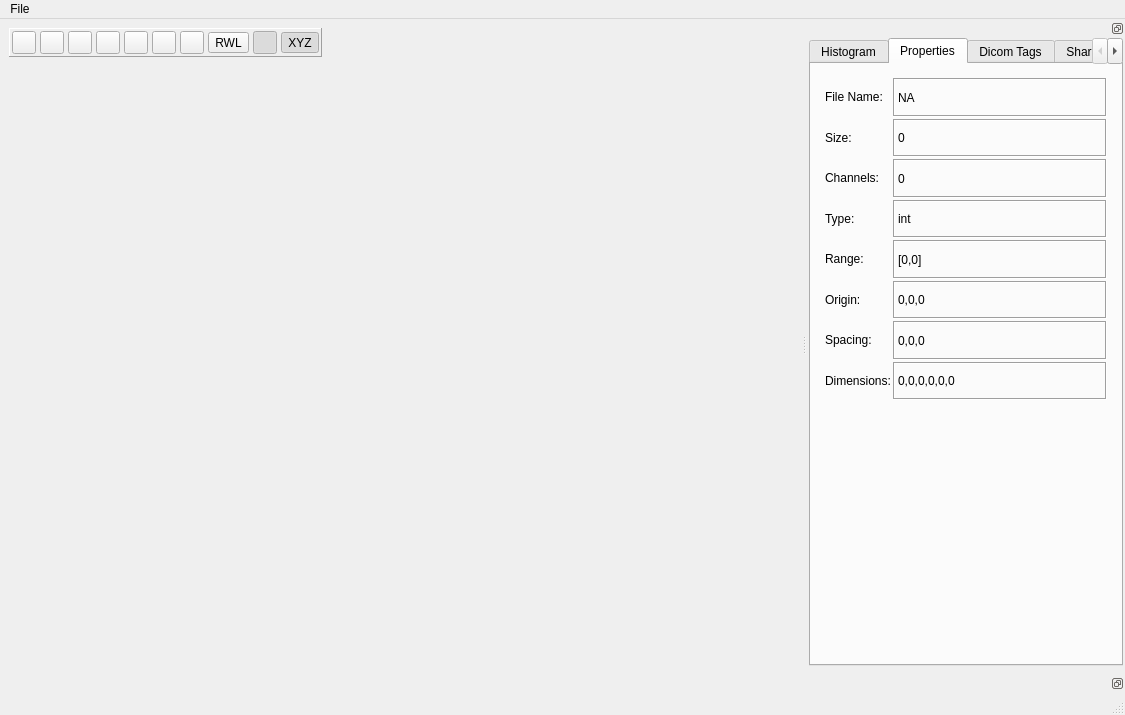
<?xml version="1.0" encoding="UTF-8"?>
<ui version="4.0">
 <class>QMainBirchWindow</class>
 <widget class="QMainWindow" name="QMainBirchWindow">
  <property name="geometry">
   <rect>
    <x>0</x>
    <y>0</y>
    <width>1125</width>
    <height>715</height>
   </rect>
  </property>
  <property name="minimumSize">
   <size>
    <width>0</width>
    <height>715</height>
   </size>
  </property>
  <property name="windowTitle">
   <string>Birch Image Viewer</string>
  </property>
  <widget class="QWidget" name="centralwidget">
   <property name="sizePolicy">
    <sizepolicy hsizetype="Expanding" vsizetype="Expanding">
     <horstretch>0</horstretch>
     <verstretch>0</verstretch>
    </sizepolicy>
   </property>
   <layout class="QVBoxLayout" name="verticalLayout">
    <item>
     <widget class="QFrame" name="imageToolFrame">
      <property name="sizePolicy">
       <sizepolicy hsizetype="Maximum" vsizetype="Maximum">
        <horstretch>0</horstretch>
        <verstretch>0</verstretch>
       </sizepolicy>
      </property>
      <property name="frameShape">
       <enum>QFrame::Panel</enum>
      </property>
      <property name="frameShadow">
       <enum>QFrame::Raised</enum>
      </property>
      <layout class="QHBoxLayout" name="horizontalLayout_2">
       <property name="spacing">
        <number>4</number>
       </property>
       <property name="sizeConstraint">
        <enum>QLayout::SetMinAndMaxSize</enum>
       </property>
       <property name="margin">
        <number>2</number>
       </property>
       <item>
        <widget class="QToolButton" name="viewXToolButton">
         <property name="text">
          <string/>
         </property>
         <property name="icon">
          <iconset resource="widgets/Resources/vtkBirchQWidgets.qrc">
           <normaloff>:/Icons/yz_plane.png</normaloff>:/Icons/yz_plane.png</iconset>
         </property>
         <property name="autoRepeat">
          <bool>false</bool>
         </property>
        </widget>
       </item>
       <item>
        <widget class="QToolButton" name="viewYToolButton">
         <property name="text">
          <string/>
         </property>
         <property name="icon">
          <iconset resource="widgets/Resources/vtkBirchQWidgets.qrc">
           <normaloff>:/Icons/xz_plane.png</normaloff>:/Icons/xz_plane.png</iconset>
         </property>
        </widget>
       </item>
       <item>
        <widget class="QToolButton" name="viewZToolButton">
         <property name="text">
          <string/>
         </property>
         <property name="icon">
          <iconset resource="widgets/Resources/vtkBirchQWidgets.qrc">
           <normaloff>:/Icons/xy_plane.png</normaloff>:/Icons/xy_plane.png</iconset>
         </property>
        </widget>
       </item>
       <item>
        <widget class="QToolButton" name="flipVToolButton">
         <property name="text">
          <string/>
         </property>
         <property name="icon">
          <iconset resource="widgets/Resources/vtkBirchQWidgets.qrc">
           <normaloff>:/Icons/flipVicon2.png</normaloff>:/Icons/flipVicon2.png</iconset>
         </property>
        </widget>
       </item>
       <item>
        <widget class="QToolButton" name="flipHToolButton">
         <property name="sizePolicy">
          <sizepolicy hsizetype="Fixed" vsizetype="Fixed">
           <horstretch>0</horstretch>
           <verstretch>0</verstretch>
          </sizepolicy>
         </property>
         <property name="text">
          <string/>
         </property>
         <property name="icon">
          <iconset resource="widgets/Resources/vtkBirchQWidgets.qrc">
           <normaloff>:/Icons/flipHicon2.png</normaloff>:/Icons/flipHicon2.png</iconset>
         </property>
        </widget>
       </item>
       <item>
        <widget class="QToolButton" name="spinCWToolButton">
         <property name="text">
          <string/>
         </property>
         <property name="icon">
          <iconset resource="widgets/Resources/vtkBirchQWidgets.qrc">
           <normaloff>:/Icons/cwicon.png</normaloff>:/Icons/cwicon.png</iconset>
         </property>
        </widget>
       </item>
       <item>
        <widget class="QToolButton" name="spinCCWToolButton">
         <property name="text">
          <string/>
         </property>
         <property name="icon">
          <iconset resource="widgets/Resources/vtkBirchQWidgets.qrc">
           <normaloff>:/Icons/ccwicon.png</normaloff>:/Icons/ccwicon.png</iconset>
         </property>
        </widget>
       </item>
       <item>
        <widget class="QToolButton" name="invertWLToolButton">
         <property name="text">
          <string>RWL</string>
         </property>
         <property name="icon">
          <iconset resource="widgets/Resources/vtkBirchQWidgets.qrc">
           <normaloff>:/Icons/invert2.png</normaloff>:/Icons/invert2.png</iconset>
         </property>
        </widget>
       </item>
       <item>
        <widget class="QToolButton" name="interpolateToggleToolButton">
         <property name="text">
          <string/>
         </property>
         <property name="icon">
          <iconset resource="widgets/Resources/vtkBirchQWidgets.qrc">
           <normaloff>:/Icons/linear_interpolation_on.png</normaloff>:/Icons/linear_interpolation_on.png</iconset>
         </property>
         <property name="checkable">
          <bool>true</bool>
         </property>
         <property name="checked">
          <bool>true</bool>
         </property>
        </widget>
       </item>
       <item>
        <widget class="QToolButton" name="axesToggleToolButton">
         <property name="text">
          <string>XYZ</string>
         </property>
         <property name="checkable">
          <bool>true</bool>
         </property>
         <property name="checked">
          <bool>true</bool>
         </property>
        </widget>
       </item>
      </layout>
     </widget>
    </item>
    <item>
     <widget class="QVTKWidget" name="imageView">
      <property name="sizePolicy">
       <sizepolicy hsizetype="Expanding" vsizetype="Expanding">
        <horstretch>0</horstretch>
        <verstretch>0</verstretch>
       </sizepolicy>
      </property>
     </widget>
    </item>
   </layout>
  </widget>
  <widget class="QDockWidget" name="playerDockWidget">
   <property name="sizePolicy">
    <sizepolicy hsizetype="Preferred" vsizetype="Fixed">
     <horstretch>0</horstretch>
     <verstretch>0</verstretch>
    </sizepolicy>
   </property>
   <property name="features">
    <set>QDockWidget::DockWidgetFloatable</set>
   </property>
   <property name="allowedAreas">
    <set>Qt::BottomDockWidgetArea</set>
   </property>
   <attribute name="dockWidgetArea">
    <number>8</number>
   </attribute>
   <widget class="QWidget" name="playerDockWidgetContents">
    <property name="sizePolicy">
     <sizepolicy hsizetype="Preferred" vsizetype="Fixed">
      <horstretch>0</horstretch>
      <verstretch>0</verstretch>
     </sizepolicy>
    </property>
    <layout class="QVBoxLayout" name="verticalLayout_4">
     <property name="spacing">
      <number>0</number>
     </property>
     <property name="margin">
      <number>0</number>
     </property>
     <item>
      <widget class="vtkBirchQFramePlayerWidget" name="framePlayerWidget" native="true">
       <property name="sizePolicy">
        <sizepolicy hsizetype="Preferred" vsizetype="Fixed">
         <horstretch>0</horstretch>
         <verstretch>0</verstretch>
        </sizepolicy>
       </property>
      </widget>
     </item>
    </layout>
   </widget>
  </widget>
  <widget class="QMenuBar" name="menubar">
   <property name="enabled">
    <bool>true</bool>
   </property>
   <property name="geometry">
    <rect>
     <x>0</x>
     <y>0</y>
     <width>1125</width>
     <height>25</height>
    </rect>
   </property>
   <property name="mouseTracking">
    <bool>true</bool>
   </property>
   <property name="acceptDrops">
    <bool>false</bool>
   </property>
   <widget class="QMenu" name="menuFile">
    <property name="title">
     <string>File</string>
    </property>
    <addaction name="actionOpen"/>
    <addaction name="actionExit"/>
    <addaction name="actionSave"/>
   </widget>
   <addaction name="menuFile"/>
  </widget>
  <widget class="QStatusBar" name="statusbar"/>
  <widget class="QDockWidget" name="imagePropertiesDockWidget">
   <property name="minimumSize">
    <size>
     <width>318</width>
     <height>515</height>
    </size>
   </property>
   <property name="features">
    <set>QDockWidget::DockWidgetFloatable|QDockWidget::DockWidgetMovable</set>
   </property>
   <property name="allowedAreas">
    <set>Qt::LeftDockWidgetArea|Qt::RightDockWidgetArea</set>
   </property>
   <attribute name="dockWidgetArea">
    <number>2</number>
   </attribute>
   <widget class="QWidget" name="imagePropertiesDockWidgetContents">
    <layout class="QVBoxLayout" name="verticalLayout_2">
     <property name="leftMargin">
      <number>2</number>
     </property>
     <property name="topMargin">
      <number>0</number>
     </property>
     <property name="rightMargin">
      <number>2</number>
     </property>
     <property name="bottomMargin">
      <number>2</number>
     </property>
     <item>
      <widget class="QTabWidget" name="tabWidget">
       <property name="sizePolicy">
        <sizepolicy hsizetype="Preferred" vsizetype="MinimumExpanding">
         <horstretch>0</horstretch>
         <verstretch>0</verstretch>
        </sizepolicy>
       </property>
       <property name="autoFillBackground">
        <bool>true</bool>
       </property>
       <property name="currentIndex">
        <number>1</number>
       </property>
       <property name="elideMode">
        <enum>Qt::ElideNone</enum>
       </property>
       <property name="tabsClosable">
        <bool>false</bool>
       </property>
       <property name="movable">
        <bool>true</bool>
       </property>
       <widget class="QWidget" name="histogramTab">
        <attribute name="title">
         <string>Histogram</string>
        </attribute>
        <layout class="QGridLayout" name="gridLayout">
         <item row="0" column="0">
          <widget class="QVTKWidget" name="imageHistogramView"/>
         </item>
        </layout>
       </widget>
       <widget class="QWidget" name="propertiesTab">
        <property name="sizePolicy">
         <sizepolicy hsizetype="Preferred" vsizetype="Minimum">
          <horstretch>0</horstretch>
          <verstretch>0</verstretch>
         </sizepolicy>
        </property>
        <property name="minimumSize">
         <size>
          <width>0</width>
          <height>0</height>
         </size>
        </property>
        <property name="maximumSize">
         <size>
          <width>16777215</width>
          <height>350</height>
         </size>
        </property>
        <attribute name="title">
         <string>Properties</string>
        </attribute>
        <layout class="QGridLayout" name="gridLayout_2">
         <item row="0" column="0">
          <layout class="QGridLayout" name="gridLayoutImageProperties">
           <property name="sizeConstraint">
            <enum>QLayout::SetMaximumSize</enum>
           </property>
           <property name="margin">
            <number>5</number>
           </property>
           <property name="spacing">
            <number>2</number>
           </property>
           <item row="3" column="0">
            <widget class="QLabel" name="labelImageScalarType">
             <property name="sizePolicy">
              <sizepolicy hsizetype="Maximum" vsizetype="Maximum">
               <horstretch>0</horstretch>
               <verstretch>0</verstretch>
              </sizepolicy>
             </property>
             <property name="frameShape">
              <enum>QFrame::NoFrame</enum>
             </property>
             <property name="frameShadow">
              <enum>QFrame::Sunken</enum>
             </property>
             <property name="text">
              <string>Type:</string>
             </property>
             <property name="textFormat">
              <enum>Qt::PlainText</enum>
             </property>
             <property name="margin">
              <number>0</number>
             </property>
             <property name="textInteractionFlags">
              <set>Qt::NoTextInteraction</set>
             </property>
            </widget>
           </item>
           <item row="2" column="1">
            <widget class="QLabel" name="labelImageChannelsValue">
             <property name="sizePolicy">
              <sizepolicy hsizetype="Expanding" vsizetype="MinimumExpanding">
               <horstretch>0</horstretch>
               <verstretch>0</verstretch>
              </sizepolicy>
             </property>
             <property name="frameShape">
              <enum>QFrame::Box</enum>
             </property>
             <property name="frameShadow">
              <enum>QFrame::Sunken</enum>
             </property>
             <property name="text">
              <string>0</string>
             </property>
             <property name="textFormat">
              <enum>Qt::PlainText</enum>
             </property>
             <property name="margin">
              <number>0</number>
             </property>
            </widget>
           </item>
           <item row="2" column="0">
            <widget class="QLabel" name="labelImageChannels">
             <property name="sizePolicy">
              <sizepolicy hsizetype="Maximum" vsizetype="Maximum">
               <horstretch>0</horstretch>
               <verstretch>0</verstretch>
              </sizepolicy>
             </property>
             <property name="frameShape">
              <enum>QFrame::NoFrame</enum>
             </property>
             <property name="frameShadow">
              <enum>QFrame::Sunken</enum>
             </property>
             <property name="text">
              <string>Channels:</string>
             </property>
             <property name="textFormat">
              <enum>Qt::PlainText</enum>
             </property>
             <property name="margin">
              <number>0</number>
             </property>
             <property name="textInteractionFlags">
              <set>Qt::NoTextInteraction</set>
             </property>
            </widget>
           </item>
           <item row="6" column="1">
            <widget class="QLabel" name="labelImageSpacingValue">
             <property name="sizePolicy">
              <sizepolicy hsizetype="Expanding" vsizetype="MinimumExpanding">
               <horstretch>0</horstretch>
               <verstretch>0</verstretch>
              </sizepolicy>
             </property>
             <property name="frameShape">
              <enum>QFrame::Box</enum>
             </property>
             <property name="frameShadow">
              <enum>QFrame::Sunken</enum>
             </property>
             <property name="text">
              <string>0,0,0</string>
             </property>
             <property name="textFormat">
              <enum>Qt::PlainText</enum>
             </property>
             <property name="margin">
              <number>0</number>
             </property>
            </widget>
           </item>
           <item row="7" column="1">
            <widget class="QLabel" name="labelImageDimensionsValue">
             <property name="sizePolicy">
              <sizepolicy hsizetype="Expanding" vsizetype="MinimumExpanding">
               <horstretch>0</horstretch>
               <verstretch>0</verstretch>
              </sizepolicy>
             </property>
             <property name="frameShape">
              <enum>QFrame::Box</enum>
             </property>
             <property name="frameShadow">
              <enum>QFrame::Sunken</enum>
             </property>
             <property name="text">
              <string>0,0,0,0,0,0</string>
             </property>
             <property name="textFormat">
              <enum>Qt::PlainText</enum>
             </property>
             <property name="margin">
              <number>0</number>
             </property>
            </widget>
           </item>
           <item row="5" column="0">
            <widget class="QLabel" name="labelImageOrigin">
             <property name="sizePolicy">
              <sizepolicy hsizetype="Maximum" vsizetype="Maximum">
               <horstretch>0</horstretch>
               <verstretch>0</verstretch>
              </sizepolicy>
             </property>
             <property name="frameShape">
              <enum>QFrame::NoFrame</enum>
             </property>
             <property name="frameShadow">
              <enum>QFrame::Sunken</enum>
             </property>
             <property name="text">
              <string>Origin:</string>
             </property>
             <property name="textFormat">
              <enum>Qt::PlainText</enum>
             </property>
             <property name="margin">
              <number>0</number>
             </property>
             <property name="textInteractionFlags">
              <set>Qt::NoTextInteraction</set>
             </property>
            </widget>
           </item>
           <item row="5" column="1">
            <widget class="QLabel" name="labelImageOriginValue">
             <property name="sizePolicy">
              <sizepolicy hsizetype="Expanding" vsizetype="MinimumExpanding">
               <horstretch>0</horstretch>
               <verstretch>0</verstretch>
              </sizepolicy>
             </property>
             <property name="frameShape">
              <enum>QFrame::Box</enum>
             </property>
             <property name="frameShadow">
              <enum>QFrame::Sunken</enum>
             </property>
             <property name="text">
              <string>0,0,0</string>
             </property>
             <property name="textFormat">
              <enum>Qt::PlainText</enum>
             </property>
             <property name="margin">
              <number>0</number>
             </property>
            </widget>
           </item>
           <item row="7" column="0">
            <widget class="QLabel" name="labelImageDimensions">
             <property name="sizePolicy">
              <sizepolicy hsizetype="Maximum" vsizetype="Maximum">
               <horstretch>0</horstretch>
               <verstretch>0</verstretch>
              </sizepolicy>
             </property>
             <property name="frameShape">
              <enum>QFrame::NoFrame</enum>
             </property>
             <property name="frameShadow">
              <enum>QFrame::Sunken</enum>
             </property>
             <property name="text">
              <string>Dimensions:</string>
             </property>
             <property name="textFormat">
              <enum>Qt::PlainText</enum>
             </property>
             <property name="margin">
              <number>0</number>
             </property>
             <property name="textInteractionFlags">
              <set>Qt::NoTextInteraction</set>
             </property>
            </widget>
           </item>
           <item row="0" column="0">
            <widget class="QLabel" name="labelFileName">
             <property name="sizePolicy">
              <sizepolicy hsizetype="Maximum" vsizetype="Maximum">
               <horstretch>0</horstretch>
               <verstretch>0</verstretch>
              </sizepolicy>
             </property>
             <property name="frameShape">
              <enum>QFrame::NoFrame</enum>
             </property>
             <property name="frameShadow">
              <enum>QFrame::Sunken</enum>
             </property>
             <property name="text">
              <string>File Name:</string>
             </property>
             <property name="textFormat">
              <enum>Qt::PlainText</enum>
             </property>
             <property name="margin">
              <number>0</number>
             </property>
            </widget>
           </item>
           <item row="1" column="0">
            <widget class="QLabel" name="labelFileByteSize">
             <property name="sizePolicy">
              <sizepolicy hsizetype="Maximum" vsizetype="Maximum">
               <horstretch>0</horstretch>
               <verstretch>0</verstretch>
              </sizepolicy>
             </property>
             <property name="frameShape">
              <enum>QFrame::NoFrame</enum>
             </property>
             <property name="frameShadow">
              <enum>QFrame::Sunken</enum>
             </property>
             <property name="text">
              <string>Size:</string>
             </property>
             <property name="textFormat">
              <enum>Qt::PlainText</enum>
             </property>
             <property name="margin">
              <number>0</number>
             </property>
            </widget>
           </item>
           <item row="4" column="0">
            <widget class="QLabel" name="labelImageScalarRange">
             <property name="sizePolicy">
              <sizepolicy hsizetype="Maximum" vsizetype="Maximum">
               <horstretch>0</horstretch>
               <verstretch>0</verstretch>
              </sizepolicy>
             </property>
             <property name="frameShape">
              <enum>QFrame::NoFrame</enum>
             </property>
             <property name="frameShadow">
              <enum>QFrame::Sunken</enum>
             </property>
             <property name="text">
              <string>Range:</string>
             </property>
             <property name="textFormat">
              <enum>Qt::PlainText</enum>
             </property>
             <property name="margin">
              <number>0</number>
             </property>
            </widget>
           </item>
           <item row="0" column="1">
            <widget class="QLabel" name="labelFileNameValue">
             <property name="sizePolicy">
              <sizepolicy hsizetype="Expanding" vsizetype="MinimumExpanding">
               <horstretch>0</horstretch>
               <verstretch>0</verstretch>
              </sizepolicy>
             </property>
             <property name="frameShape">
              <enum>QFrame::Box</enum>
             </property>
             <property name="frameShadow">
              <enum>QFrame::Sunken</enum>
             </property>
             <property name="text">
              <string>NA</string>
             </property>
             <property name="textFormat">
              <enum>Qt::PlainText</enum>
             </property>
             <property name="margin">
              <number>0</number>
             </property>
            </widget>
           </item>
           <item row="1" column="1">
            <widget class="QLabel" name="labelFileByteSizeValue">
             <property name="sizePolicy">
              <sizepolicy hsizetype="Expanding" vsizetype="MinimumExpanding">
               <horstretch>0</horstretch>
               <verstretch>0</verstretch>
              </sizepolicy>
             </property>
             <property name="frameShape">
              <enum>QFrame::Box</enum>
             </property>
             <property name="frameShadow">
              <enum>QFrame::Sunken</enum>
             </property>
             <property name="text">
              <string>0</string>
             </property>
             <property name="textFormat">
              <enum>Qt::PlainText</enum>
             </property>
             <property name="margin">
              <number>0</number>
             </property>
            </widget>
           </item>
           <item row="6" column="0">
            <widget class="QLabel" name="labelImageSpacing">
             <property name="sizePolicy">
              <sizepolicy hsizetype="Maximum" vsizetype="Maximum">
               <horstretch>0</horstretch>
               <verstretch>0</verstretch>
              </sizepolicy>
             </property>
             <property name="frameShape">
              <enum>QFrame::NoFrame</enum>
             </property>
             <property name="frameShadow">
              <enum>QFrame::Sunken</enum>
             </property>
             <property name="text">
              <string>Spacing:</string>
             </property>
             <property name="textFormat">
              <enum>Qt::PlainText</enum>
             </property>
             <property name="margin">
              <number>0</number>
             </property>
             <property name="textInteractionFlags">
              <set>Qt::NoTextInteraction</set>
             </property>
            </widget>
           </item>
           <item row="4" column="1">
            <widget class="QLabel" name="labelImageScalarRangeValue">
             <property name="sizePolicy">
              <sizepolicy hsizetype="Expanding" vsizetype="MinimumExpanding">
               <horstretch>0</horstretch>
               <verstretch>0</verstretch>
              </sizepolicy>
             </property>
             <property name="frameShape">
              <enum>QFrame::Box</enum>
             </property>
             <property name="frameShadow">
              <enum>QFrame::Sunken</enum>
             </property>
             <property name="text">
              <string>[0,0]</string>
             </property>
             <property name="textFormat">
              <enum>Qt::PlainText</enum>
             </property>
             <property name="margin">
              <number>0</number>
             </property>
            </widget>
           </item>
           <item row="3" column="1">
            <widget class="QLabel" name="labelImageScalarTypeValue">
             <property name="sizePolicy">
              <sizepolicy hsizetype="Expanding" vsizetype="MinimumExpanding">
               <horstretch>0</horstretch>
               <verstretch>0</verstretch>
              </sizepolicy>
             </property>
             <property name="frameShape">
              <enum>QFrame::Box</enum>
             </property>
             <property name="frameShadow">
              <enum>QFrame::Sunken</enum>
             </property>
             <property name="text">
              <string>int</string>
             </property>
             <property name="textFormat">
              <enum>Qt::PlainText</enum>
             </property>
             <property name="margin">
              <number>0</number>
             </property>
            </widget>
           </item>
          </layout>
         </item>
        </layout>
       </widget>
       <widget class="QWidget" name="dicomTagsTab">
        <attribute name="title">
         <string>Dicom Tags</string>
        </attribute>
        <layout class="QVBoxLayout" name="verticalLayout_5">
         <item>
          <layout class="QVBoxLayout" name="verticalLayoutDicomTags">
           <item>
            <widget class="vtkBirchQDicomTagWidget" name="dicomTagWidget" native="true">
             <property name="autoFillBackground">
              <bool>true</bool>
             </property>
            </widget>
           </item>
          </layout>
         </item>
        </layout>
       </widget>
       <widget class="QWidget" name="imageSharpenTab">
        <property name="maximumSize">
         <size>
          <width>16777215</width>
          <height>350</height>
         </size>
        </property>
        <attribute name="title">
         <string>Sharpen</string>
        </attribute>
        <layout class="QGridLayout" name="gridLayout_4">
         <item row="0" column="0">
          <layout class="QGridLayout" name="sharpenGridLayout">
           <item row="7" column="0">
            <widget class="QLabel" name="weightLabel">
             <property name="sizePolicy">
              <sizepolicy hsizetype="Preferred" vsizetype="Maximum">
               <horstretch>0</horstretch>
               <verstretch>0</verstretch>
              </sizepolicy>
             </property>
             <property name="text">
              <string>Weight</string>
             </property>
            </widget>
           </item>
           <item row="0" column="0">
            <widget class="QLabel" name="radiusLabel">
             <property name="sizePolicy">
              <sizepolicy hsizetype="Preferred" vsizetype="Maximum">
               <horstretch>0</horstretch>
               <verstretch>0</verstretch>
              </sizepolicy>
             </property>
             <property name="text">
              <string>Radius</string>
             </property>
            </widget>
           </item>
           <item row="12" column="0">
            <widget class="QPushButton" name="doSharpenPushButton">
             <property name="sizePolicy">
              <sizepolicy hsizetype="Maximum" vsizetype="Fixed">
               <horstretch>0</horstretch>
               <verstretch>0</verstretch>
              </sizepolicy>
             </property>
             <property name="autoFillBackground">
              <bool>false</bool>
             </property>
             <property name="text">
              <string>Sharpen</string>
             </property>
            </widget>
           </item>
           <item row="2" column="0">
            <widget class="vtkBirchDoubleSlider" name="radiusSlider">
             <property name="sizePolicy">
              <sizepolicy hsizetype="Expanding" vsizetype="Maximum">
               <horstretch>0</horstretch>
               <verstretch>0</verstretch>
              </sizepolicy>
             </property>
             <property name="maximum">
              <number>15</number>
             </property>
             <property name="value">
              <number>2</number>
             </property>
             <property name="orientation">
              <enum>Qt::Horizontal</enum>
             </property>
            </widget>
           </item>
           <item row="5" column="0">
            <widget class="vtkBirchDoubleSlider" name="stddevSlider">
             <property name="sizePolicy">
              <sizepolicy hsizetype="Expanding" vsizetype="Maximum">
               <horstretch>0</horstretch>
               <verstretch>0</verstretch>
              </sizepolicy>
             </property>
             <property name="maximum">
              <number>100</number>
             </property>
             <property name="orientation">
              <enum>Qt::Horizontal</enum>
             </property>
            </widget>
           </item>
           <item row="9" column="0">
            <widget class="QSlider" name="weightSlider">
             <property name="sizePolicy">
              <sizepolicy hsizetype="Expanding" vsizetype="Maximum">
               <horstretch>0</horstretch>
               <verstretch>0</verstretch>
              </sizepolicy>
             </property>
             <property name="maximum">
              <number>100</number>
             </property>
             <property name="singleStep">
              <number>1</number>
             </property>
             <property name="orientation">
              <enum>Qt::Horizontal</enum>
             </property>
            </widget>
           </item>
           <item row="3" column="0">
            <widget class="QLabel" name="stddevLabel">
             <property name="sizePolicy">
              <sizepolicy hsizetype="Preferred" vsizetype="Maximum">
               <horstretch>0</horstretch>
               <verstretch>0</verstretch>
              </sizepolicy>
             </property>
             <property name="text">
              <string>StdDev</string>
             </property>
            </widget>
           </item>
           <item row="14" column="0" colspan="2">
            <widget class="QProgressBar" name="sharpenProgressBar">
             <property name="value">
              <number>0</number>
             </property>
             <property name="invertedAppearance">
              <bool>false</bool>
             </property>
            </widget>
           </item>
           <item row="13" column="0">
            <widget class="QPushButton" name="undoSharpenPushButton">
             <property name="sizePolicy">
              <sizepolicy hsizetype="Maximum" vsizetype="Fixed">
               <horstretch>0</horstretch>
               <verstretch>0</verstretch>
              </sizepolicy>
             </property>
             <property name="autoFillBackground">
              <bool>false</bool>
             </property>
             <property name="text">
              <string>Undo</string>
             </property>
            </widget>
           </item>
           <item row="6" column="0">
            <widget class="QLabel" name="kernelSizeLabel">
             <property name="sizePolicy">
              <sizepolicy hsizetype="Preferred" vsizetype="Maximum">
               <horstretch>0</horstretch>
               <verstretch>0</verstretch>
              </sizepolicy>
             </property>
             <property name="frameShadow">
              <enum>QFrame::Raised</enum>
             </property>
             <property name="text">
              <string>Kernel Size</string>
             </property>
            </widget>
           </item>
          </layout>
         </item>
        </layout>
       </widget>
      </widget>
     </item>
    </layout>
   </widget>
  </widget>
  <action name="actionOpen">
   <property name="icon">
    <iconset theme="document-open">
     <normaloff>../../../../../../.designer/backup</normaloff>../../../../../../.designer/backup</iconset>
   </property>
   <property name="text">
    <string>&amp;Open</string>
   </property>
  </action>
  <action name="actionExit">
   <property name="icon">
    <iconset theme="application-exit">
     <normaloff>../../../../../../.designer/backup</normaloff>../../../../../../.designer/backup</iconset>
   </property>
   <property name="text">
    <string>&amp;Exit</string>
   </property>
  </action>
  <action name="actionSave">
   <property name="icon">
    <iconset theme="document-save">
     <normaloff>../../../../../../.designer/backup</normaloff>../../../../../../.designer/backup</iconset>
   </property>
   <property name="text">
    <string>Save</string>
   </property>
  </action>
 </widget>
 <customwidgets>
  <customwidget>
   <class>QVTKWidget</class>
   <extends>QWidget</extends>
   <header>QVTKWidget.h</header>
   <container>1</container>
  </customwidget>
  <customwidget>
   <class>vtkBirchQFramePlayerWidget</class>
   <extends>QWidget</extends>
   <header>vtkBirchQFramePlayerWidget.h</header>
   <container>1</container>
  </customwidget>
  <customwidget>
   <class>vtkBirchQDicomTagWidget</class>
   <extends>QWidget</extends>
   <header>vtkBirchQDicomTagWidget.h</header>
   <container>1</container>
  </customwidget>
  <customwidget>
   <class>vtkBirchDoubleSlider</class>
   <extends>QSlider</extends>
   <header>vtkBirchDoubleSlider.h</header>
   <container>1</container>
  </customwidget>
 </customwidgets>
 <resources>
  <include location="widgets/Resources/vtkBirchQWidgets.qrc"/>
 </resources>
 <connections/>
</ui>
